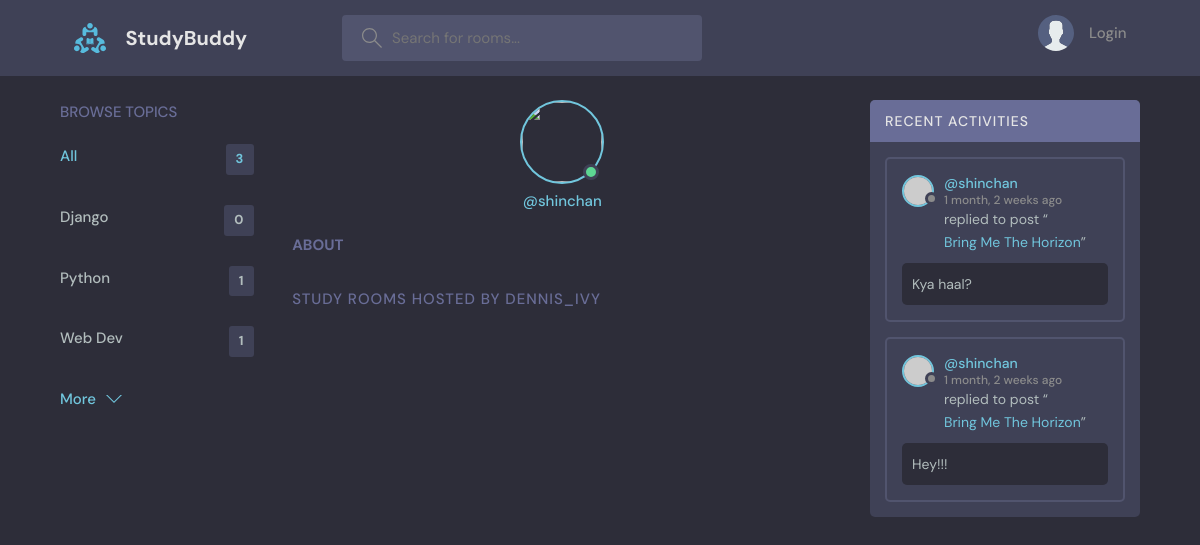
The page /profile/3/ on the database as committed earlier.
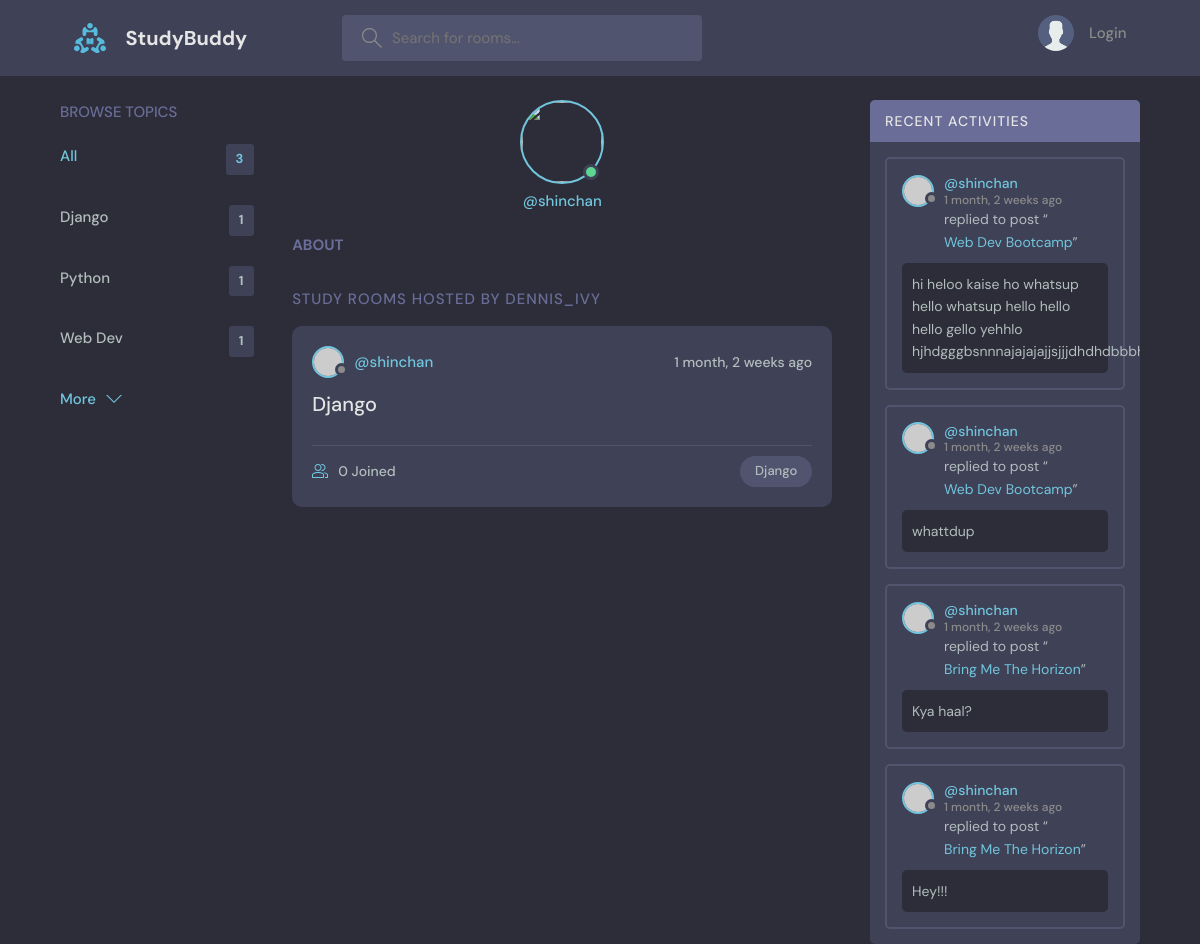
The same page on the database as committed later.
### base/models.py (models this page shows, shortened)
class Topic(models.Model):
    name = models.CharField(max_length=200)
    def __str__(self):
        return self.name

class Message(models.Model):
    user = models.ForeignKey(User, on_delete=models.CASCADE)
    room = models.ForeignKey(Room, on_delete=models.CASCADE) #cascade means delete all related Messages when Room is deleted. Room and Message has one to many
    body = models.TextField()
    updated = models.DateTimeField(auto_now=True)
    created = models.DateTimeField(auto_now_add=True)
    class Meta:
        ordering = ['-updated', '-created'] # -updated means order is descending. updated means order is ascending. First order by updated, then by created

class Room(models.Model):
    host = models.ForeignKey(User, on_delete=models.SET_NULL, null=True)
    topic = models.ForeignKey(Topic, on_delete=models.SET_NULL, null=True)
    name = models.CharField(max_length=200)
    description = models.TextField(null=True, blank=True) #null= True means it cannot be blank. blank ensures that on form submit, the value isn't empty
    participants = models.ManyToManyField(User, related_name='participants', blank=True) # We already have a field associated to Users, hence we have to add related name
    updated = models.DateTimeField(auto_now=True)
    created = models.DateTimeField(auto_now_add=True) #takes time stamp when we first create the instance
    class Meta:
        ordering = ['-updated', '-created'] # -updated means order is descending. updated means order is ascending. First order by updated, then by created
    def __str__(self):
        return self.name

### base/views.py (the view)
# urls.py: path('profile/<str:pk>/', views.userProfile, name='user-profile'),
def userProfile(request, pk):
    user = User.objects.get(id=pk)
    rooms = user.room_set.all()
    room_messages = user.message_set.all()
    topics = Topic.objects.all()
    context={'user': user, 'rooms':rooms, 'room_messages':room_messages, 'topics':topics}
    return render(request, 'base/profile.html', context)

### base/templates/base/profile.html (shortened to what this page needs)
{% extends 'main.html' %}
{% block content %}
<main class="profile-page layout layout--3">
  <div class="container">
    {% include 'base/topics_component.html' %}
    <div class="roomList">
      <div class="profile">
        <div class="profile__avatar">
          <div class="avatar avatar--large active">
            <img src="{{user.avatar.url}}" />
          </div>
        </div>
        <div class="profile__info">
          <p>@{{user.username}}</p>
        </div>
        <div class="profile__about">
          <h3>About</h3>
        </div>
      </div>
      <div class="roomList__header">
        <div>
          <h2>Study Rooms Hosted by dennis_ivy</a>
          </h2>
        </div>
      </div>
      {% include 'base/feed_component.html' %}
    </div>
    {% include 'base/activity_component.html' %}
  </div>
</main>
{% endblock content %}

### base/templates/base/topics_component.html
<div class="topics">
          <div class="topics__header">
            <h2>Browse Topics</h2>
          </div>
          <ul class="topics__list">
            <li>
              <a href="{% url 'home' %}" class="active">All <span>{{topics.count}}</span></a>
            </li>
            {% for topic in topics %}
            <li>
              <a href="{% url 'home' %}?q={{topic.name}}">{{topic.name}} <span>{{topic.room_set.all.count}}</span></a>
            </li>
            {% endfor %}
          </ul>
          <a class="btn btn--link" href="{% url 'topics' %}">
            More
            <svg version="1.1" xmlns="http://www.w3.org/2000/svg" width="32" height="32" viewBox="0 0 32 32">
              <title>chevron-down</title>
              <path d="M16 21l-13-13h-3l16 16 16-16h-3l-13 13z"></path>
            </svg>
          </a>
</div>

### base/templates/base/feed_component.html (shortened to what this page needs)
{% for room in rooms %}
<div class="roomListRoom">
            <div class="roomListRoom__header">
              <a href="{% url 'user-profile' room.host.id %}}" class="roomListRoom__author">
                <div class="avatar avatar--small">
                  <img src="https://randomuser.me/api/portraits/women/11.jpg" />
                </div>
                <span>@{{room.host.username}}</span>
              </a>
              <div class="roomListRoom__actions">
                <span>{{room.created|timesince}} ago</span>
              </div>
            </div>
            <div class="roomListRoom__content">
              <a href="{% url 'room' room.id %}">{{room.topic}}</a>
            </div>
            <div class="roomListRoom__meta">
              <a href="{% url 'room' room.id %}" class="roomListRoom__joined">
                {{room.participants.all.count}} Joined
              </a>
              <p class="roomListRoom__topic">{{room.topic.name}}</p>
            </div>
</div>
{% endfor %}

### base/templates/base/activity_component.html (shortened to what this page needs)
<div class="activities">
          <div class="activities__header">
            <h2>Recent Activities</h2>
          </div>
          {% for message in room_messages %}
          <div class="activities__box">
            <div class="activities__boxHeader roomListRoom__header">
              <a href="{% url 'user-profile' message.user.id %}" class="roomListRoom__author">
                <div class="avatar avatar--small">
                  <img src="https://randomuser.me/api/portraits/women/11.jpg" />
                </div>
                <p>
                  @{{message.user}}
                  <span>{{message.created|timesince}} ago</span>
                </p>
              </a>
            </div>
            <div class="activities__boxContent">
              <p>replied to post “<a href="{% url 'room' message.room.id %}">{{message.room}}</a>”</p>
              <div class="activities__boxRoomContent">
               {{message.body}}
              </div>
            </div>
          </div>
          {% endfor %}
</div>

Rows that differ between the two databases and show on the page:
computed for Topic "Django": room_set.all.count "0" → "1"
added Room: host.username "shinchan", created "1 month, 2 weeks", topic "Django", participants.all.count "0", topic.name "Django"
added Message: user "shinchan", created "1 month, 2 weeks", room "Web Dev Bootcamp", body "hi heloo kaise ho whatsup hello whatsup hello hello hello gello yehhlo…"
added Message: user "shinchan", created "1 month, 2 weeks", room "Web Dev Bootcamp", body "whattdup"
